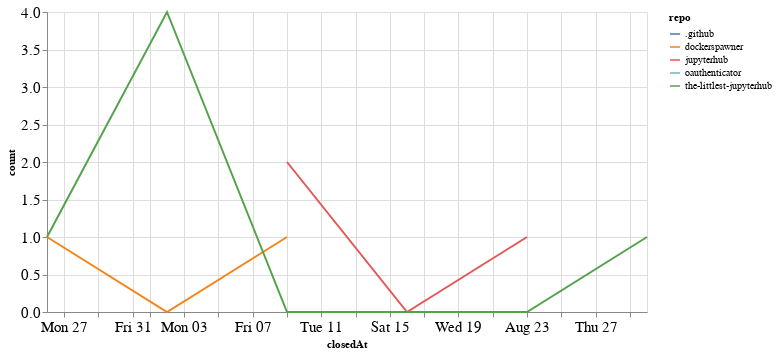

Notebook cell for this chart:
### Code cell
closed_by_time = closed_by.groupby('repo').resample('W', on='closedAt').count()['author'].reset_index()
closed_by_time = closed_by_time.rename(columns={'author': 'count'})

alt.Chart(closed_by_time, width=600).mark_line().encode(
    x='closedAt',
    y='count',
    color='repo',
    tooltip="repo"
)

### Figure 1 — Vega-Lite specification as saved in the notebook (floating-point values rounded to 4 significant figures)
{"config": {"axisLeft": {"labelFontSize": 15}, "axisBottom": {"labelFontSize": 15}}, "data": {"name": "data-6b782eaed762c6354847da9bff6b3877"}, "mark": "line", "encoding": {"color": {"type": "nominal", "field": "repo"}, "tooltip": {"type": "nominal", "field": "repo"}, "x": {"type": "temporal", "field": "closedAt"}, "y": {"type": "quantitative", "field": "count"}}, "width": 600, "$schema": "https://vega.github.io/schema/vega-lite/v4.8.1.json", "datasets": {"data-6b782eaed762c6354847da9bff6b3877": [{"repo": ".github", "closedAt": "2020-08-02T00:00:00", "count": 1}, {"repo": "dockerspawner", "closedAt": "2020-07-26T00:00:00", "count": 1}, {"repo": "dockerspawner", "closedAt": "2020-08-02T00:00:00", "count": 0}, {"repo": "dockerspawner", "closedAt": "2020-08-09T00:00:00", "count": 1}, {"repo": "jupyterhub", "closedAt": "2020-08-09T00:00:00", "count": 2}, {"repo": "jupyterhub", "closedAt": "2020-08-16T00:00:00", "count": 0}, {"repo": "jupyterhub", "closedAt": "2020-08-23T00:00:00", "count": 1}, {"repo": "oauthenticator", "closedAt": "2020-08-02T00:00:00", "count": 1}, {"repo": "the-littlest-jupyterhub", "closedAt": "2020-07-26T00:00:00", "count": 1}, {"repo": "the-littlest-jupyterhub", "closedAt": "2020-08-02T00:00:00", "count": 4}, {"repo": "the-littlest-jupyterhub", "closedAt": "2020-08-09T00:00:00", "count": 0}, {"repo": "the-littlest-jupyterhub", "closedAt": "2020-08-16T00:00:00", "count": 0}, {"repo": "the-littlest-jupyterhub", "closedAt": "2020-08-23T00:00:00", "count": 0}, {"repo": "the-littlest-jupyterhub", "closedAt": "2020-08-30T00:00:00", "count": 1}]}}
